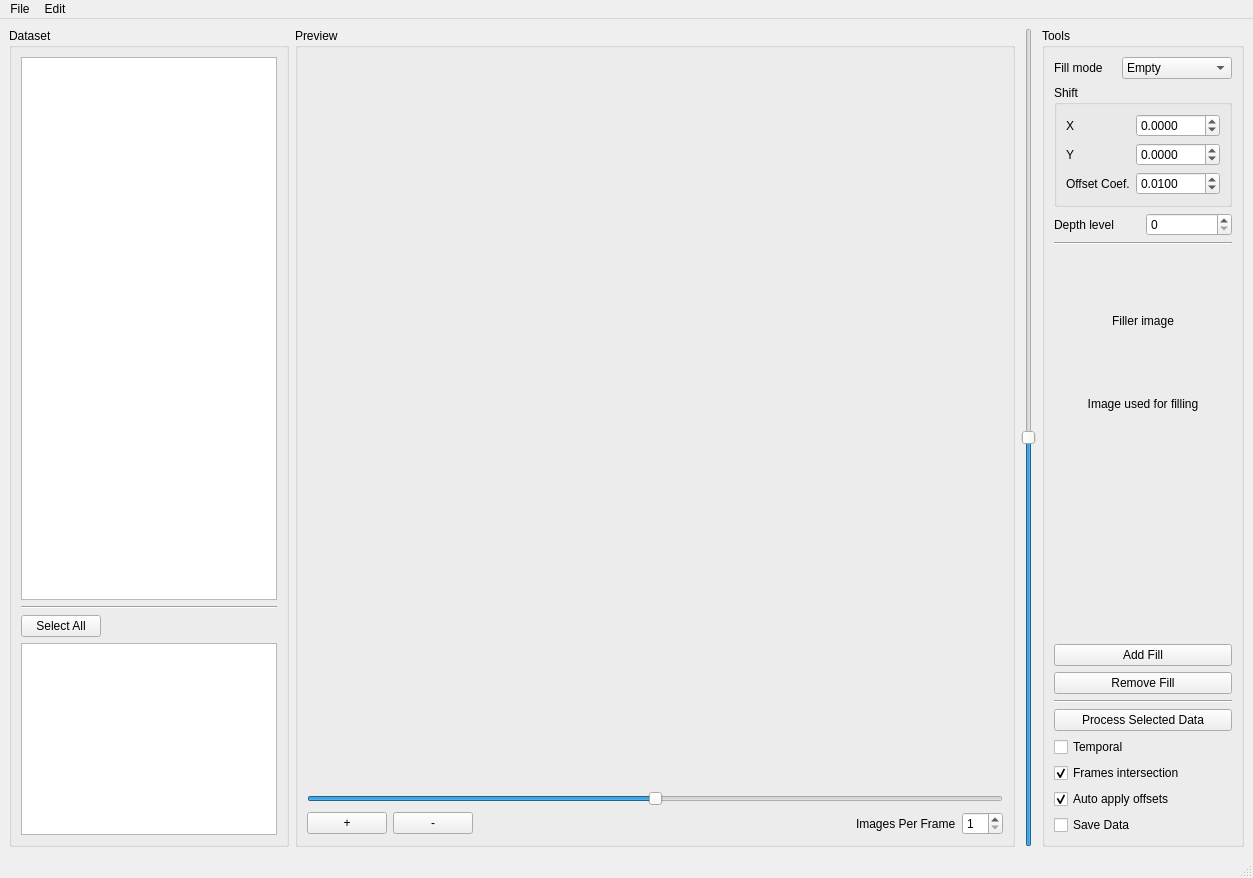
<?xml version="1.0" encoding="UTF-8"?>
<ui version="4.0">
 <class>processor</class>
 <widget class="QMainWindow" name="processor">
  <property name="geometry">
   <rect>
    <x>0</x>
    <y>0</y>
    <width>1253</width>
    <height>878</height>
   </rect>
  </property>
  <property name="windowTitle">
   <string>MainWindow</string>
  </property>
  <widget class="QWidget" name="centralwidget">
   <layout class="QHBoxLayout" name="horizontalLayout_6" stretch="0,1,0,0">
    <item>
     <widget class="QGroupBox" name="groupBox_3">
      <property name="title">
       <string>Dataset</string>
      </property>
      <layout class="QVBoxLayout" name="verticalLayout_2" stretch="1,0,0,0">
       <item>
        <widget class="QListWidget" name="item_list">
         <property name="selectionMode">
          <enum>QAbstractItemView::ContiguousSelection</enum>
         </property>
        </widget>
       </item>
       <item>
        <widget class="Line" name="line_3">
         <property name="orientation">
          <enum>Qt::Horizontal</enum>
         </property>
        </widget>
       </item>
       <item>
        <layout class="QHBoxLayout" name="horizontalLayout">
         <item>
          <widget class="QPushButton" name="select_all">
           <property name="text">
            <string>Select All</string>
           </property>
          </widget>
         </item>
         <item>
          <spacer name="horizontalSpacer_2">
           <property name="orientation">
            <enum>Qt::Horizontal</enum>
           </property>
           <property name="sizeHint" stdset="0">
            <size>
             <width>40</width>
             <height>20</height>
            </size>
           </property>
          </spacer>
         </item>
        </layout>
       </item>
       <item>
        <widget class="QTextEdit" name="textEdit"/>
       </item>
      </layout>
     </widget>
    </item>
    <item>
     <widget class="QGroupBox" name="groupBox">
      <property name="title">
       <string>Preview</string>
      </property>
      <layout class="QVBoxLayout" name="verticalLayout" stretch="1,0,0">
       <item>
        <widget class="QWidget" name="imageFrame" native="true">
         <property name="cursor">
          <cursorShape>CrossCursor</cursorShape>
         </property>
         <widget class="QLabel" name="boundingbox">
          <property name="geometry">
           <rect>
            <x>240</x>
            <y>220</y>
            <width>47</width>
            <height>13</height>
           </rect>
          </property>
          <property name="text">
           <string/>
          </property>
         </widget>
        </widget>
       </item>
       <item>
        <widget class="QSlider" name="horizontalSlider">
         <property name="minimum">
          <number>-500</number>
         </property>
         <property name="maximum">
          <number>500</number>
         </property>
         <property name="value">
          <number>0</number>
         </property>
         <property name="orientation">
          <enum>Qt::Horizontal</enum>
         </property>
        </widget>
       </item>
       <item>
        <layout class="QHBoxLayout" name="horizontalLayout_5">
         <item>
          <widget class="QPushButton" name="scale_plus">
           <property name="text">
            <string>+</string>
           </property>
          </widget>
         </item>
         <item>
          <widget class="QPushButton" name="scale_minus">
           <property name="text">
            <string>-</string>
           </property>
          </widget>
         </item>
         <item>
          <spacer name="horizontalSpacer">
           <property name="orientation">
            <enum>Qt::Horizontal</enum>
           </property>
           <property name="sizeHint" stdset="0">
            <size>
             <width>40</width>
             <height>20</height>
            </size>
           </property>
          </spacer>
         </item>
         <item>
          <widget class="QLabel" name="label">
           <property name="text">
            <string>Images Per Frame</string>
           </property>
          </widget>
         </item>
         <item>
          <widget class="QSpinBox" name="images_per_frame_spin_box">
           <property name="minimum">
            <number>1</number>
           </property>
           <property name="maximum">
            <number>32</number>
           </property>
           <property name="value">
            <number>1</number>
           </property>
          </widget>
         </item>
        </layout>
       </item>
      </layout>
     </widget>
    </item>
    <item>
     <widget class="QSlider" name="verticalSlider">
      <property name="minimum">
       <number>-500</number>
      </property>
      <property name="maximum">
       <number>500</number>
      </property>
      <property name="singleStep">
       <number>1</number>
      </property>
      <property name="value">
       <number>0</number>
      </property>
      <property name="orientation">
       <enum>Qt::Vertical</enum>
      </property>
     </widget>
    </item>
    <item>
     <widget class="QGroupBox" name="toolMenu">
      <property name="title">
       <string>Tools</string>
      </property>
      <layout class="QVBoxLayout" name="verticalLayout_3">
       <item>
        <layout class="QHBoxLayout" name="fill_mode">
         <item>
          <widget class="QLabel" name="label_4">
           <property name="text">
            <string>Fill mode</string>
           </property>
          </widget>
         </item>
         <item>
          <widget class="QComboBox" name="fill_mode_box">
           <item>
            <property name="text">
             <string>Empty</string>
            </property>
           </item>
           <item>
            <property name="text">
             <string>Fill With Image</string>
            </property>
           </item>
           <item>
            <property name="text">
             <string>Auto (Quilt)</string>
            </property>
           </item>
           <item>
            <property name="text">
             <string>Auto (Shuffle)</string>
            </property>
           </item>
          </widget>
         </item>
        </layout>
       </item>
       <item>
        <widget class="QGroupBox" name="groupBox_4">
         <property name="title">
          <string>Shift</string>
         </property>
         <layout class="QGridLayout" name="gridLayout">
          <item row="0" column="0">
           <widget class="QLabel" name="label_2">
            <property name="text">
             <string>X</string>
            </property>
           </widget>
          </item>
          <item row="1" column="1">
           <widget class="QDoubleSpinBox" name="currentY">
            <property name="decimals">
             <number>4</number>
            </property>
            <property name="minimum">
             <double>-1.000000000000000</double>
            </property>
            <property name="maximum">
             <double>1.000000000000000</double>
            </property>
            <property name="singleStep">
             <double>0.001000000000000</double>
            </property>
           </widget>
          </item>
          <item row="1" column="0">
           <widget class="QLabel" name="label_3">
            <property name="text">
             <string>Y</string>
            </property>
           </widget>
          </item>
          <item row="0" column="1">
           <widget class="QDoubleSpinBox" name="currentX">
            <property name="decimals">
             <number>4</number>
            </property>
            <property name="minimum">
             <double>-1.000000000000000</double>
            </property>
            <property name="maximum">
             <double>1.000000000000000</double>
            </property>
            <property name="singleStep">
             <double>0.001000000000000</double>
            </property>
           </widget>
          </item>
          <item row="2" column="1">
           <widget class="QDoubleSpinBox" name="offset_coef_spin_box">
            <property name="decimals">
             <number>4</number>
            </property>
            <property name="maximum">
             <double>9999.000000000000000</double>
            </property>
            <property name="singleStep">
             <double>0.050000000000000</double>
            </property>
            <property name="value">
             <double>0.010000000000000</double>
            </property>
           </widget>
          </item>
          <item row="2" column="0">
           <widget class="QLabel" name="label_6">
            <property name="text">
             <string>Offset Coef.</string>
            </property>
           </widget>
          </item>
         </layout>
        </widget>
       </item>
       <item>
        <layout class="QHBoxLayout" name="horizontalLayout_4">
         <item>
          <widget class="QLabel" name="label_5">
           <property name="text">
            <string>Depth level</string>
           </property>
          </widget>
         </item>
         <item>
          <widget class="QSpinBox" name="spinBox_2"/>
         </item>
        </layout>
       </item>
       <item>
        <widget class="Line" name="line">
         <property name="orientation">
          <enum>Qt::Horizontal</enum>
         </property>
        </widget>
       </item>
       <item>
        <widget class="QLabel" name="filler_image">
         <property name="sizePolicy">
          <sizepolicy hsizetype="Preferred" vsizetype="Fixed">
           <horstretch>0</horstretch>
           <verstretch>0</verstretch>
          </sizepolicy>
         </property>
         <property name="minimumSize">
          <size>
           <width>0</width>
           <height>140</height>
          </size>
         </property>
         <property name="text">
          <string>Filler image</string>
         </property>
         <property name="alignment">
          <set>Qt::AlignCenter</set>
         </property>
        </widget>
       </item>
       <item>
        <widget class="QLabel" name="filler_image_label">
         <property name="text">
          <string>Image used for filling</string>
         </property>
         <property name="alignment">
          <set>Qt::AlignCenter</set>
         </property>
        </widget>
       </item>
       <item>
        <spacer name="verticalSpacer">
         <property name="orientation">
          <enum>Qt::Vertical</enum>
         </property>
         <property name="sizeHint" stdset="0">
          <size>
           <width>20</width>
           <height>40</height>
          </size>
         </property>
        </spacer>
       </item>
       <item>
        <widget class="QPushButton" name="addFill">
         <property name="text">
          <string>Add Fill</string>
         </property>
        </widget>
       </item>
       <item>
        <widget class="QPushButton" name="removeFill">
         <property name="text">
          <string>Remove Fill</string>
         </property>
        </widget>
       </item>
       <item>
        <widget class="Line" name="line_2">
         <property name="orientation">
          <enum>Qt::Horizontal</enum>
         </property>
        </widget>
       </item>
       <item>
        <widget class="QPushButton" name="processSelectedData">
         <property name="text">
          <string>Process Selected Data</string>
         </property>
        </widget>
       </item>
       <item>
        <widget class="QCheckBox" name="temporal_checkbox">
         <property name="text">
          <string>Temporal</string>
         </property>
        </widget>
       </item>
       <item>
        <widget class="QCheckBox" name="checkBox">
         <property name="text">
          <string>Frames intersection</string>
         </property>
         <property name="checked">
          <bool>true</bool>
         </property>
        </widget>
       </item>
       <item>
        <widget class="QCheckBox" name="autoApplyOffsetsCheckbox">
         <property name="text">
          <string>Auto apply offsets</string>
         </property>
         <property name="checked">
          <bool>true</bool>
         </property>
        </widget>
       </item>
       <item>
        <widget class="QCheckBox" name="savedata">
         <property name="text">
          <string>Save Data</string>
         </property>
        </widget>
       </item>
      </layout>
     </widget>
    </item>
   </layout>
  </widget>
  <widget class="QMenuBar" name="menubar">
   <property name="geometry">
    <rect>
     <x>0</x>
     <y>0</y>
     <width>1253</width>
     <height>26</height>
    </rect>
   </property>
   <widget class="QMenu" name="menuFile">
    <property name="title">
     <string>File</string>
    </property>
    <addaction name="actionOpen_Data"/>
    <addaction name="actionOpen_Filler_Image"/>
    <addaction name="separator"/>
    <addaction name="actionChange_Save_Path"/>
    <addaction name="actionSame_Label_And_Data_folder"/>
   </widget>
   <widget class="QMenu" name="menuEdit">
    <property name="title">
     <string>Edit</string>
    </property>
    <addaction name="actionAuto_process"/>
   </widget>
   <addaction name="menuFile"/>
   <addaction name="menuEdit"/>
  </widget>
  <widget class="QStatusBar" name="statusbar"/>
  <action name="actionOpen_Data">
   <property name="text">
    <string>Open Data</string>
   </property>
  </action>
  <action name="actionOpen_Filler_Image">
   <property name="text">
    <string>Open Filler Image</string>
   </property>
  </action>
  <action name="actionChange_Save_Path">
   <property name="text">
    <string>Change Save Path</string>
   </property>
  </action>
  <action name="actionAuto_process">
   <property name="text">
    <string>Auto process</string>
   </property>
  </action>
  <action name="actionSame_Label_And_Data_folder">
   <property name="checkable">
    <bool>true</bool>
   </property>
   <property name="text">
    <string>Same Label And Data folder</string>
   </property>
  </action>
 </widget>
 <resources/>
 <connections/>
</ui>
